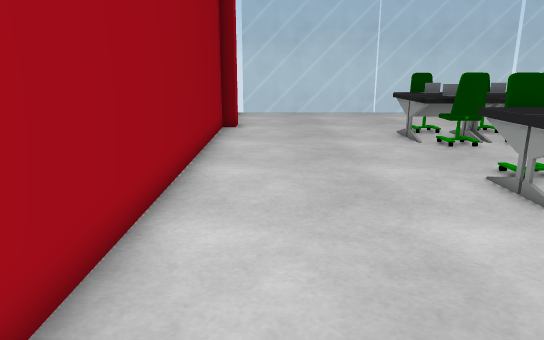
[1] (above)

23 first-person views from a walk through a scene from a Unity 3-D project. The camera is 1.2 m above the floor, tilts 14° down and sees 70° across. The floor is counted in squares, 0.5 m on a side. Each view is taken from the middle of a square. On the plan, view 1 faces up. The plan holds only what a view shows up to about 20 squares ahead; the rest is blank. The player character is not drawn. Some surface patterns are stand-ins.

[2]
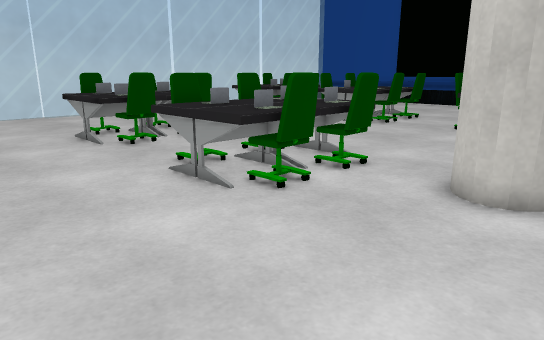

[3]
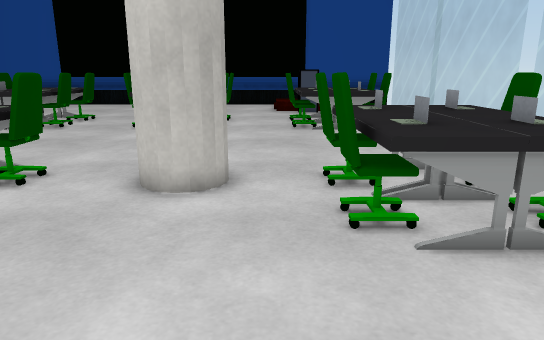

[4]
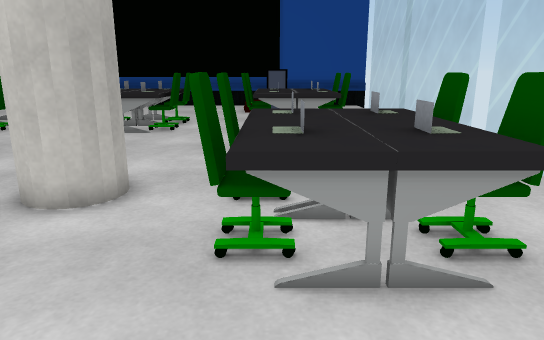

[5]
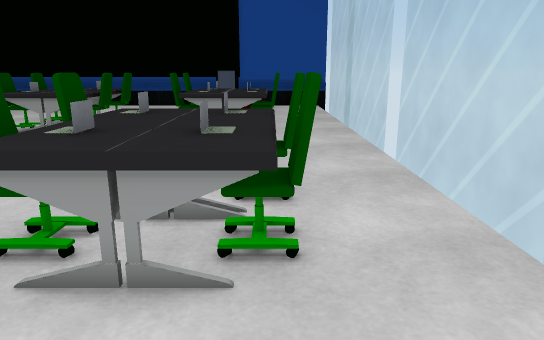

[6]
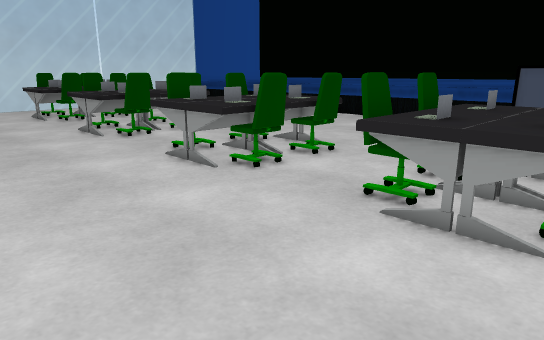

[7]
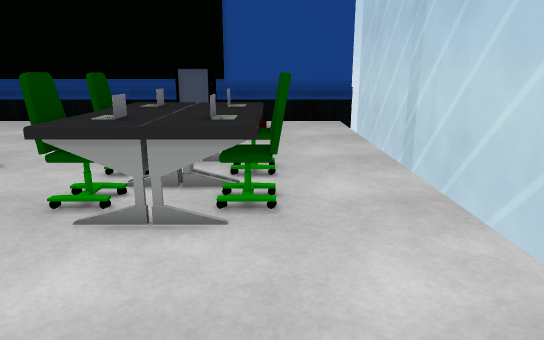

[8]
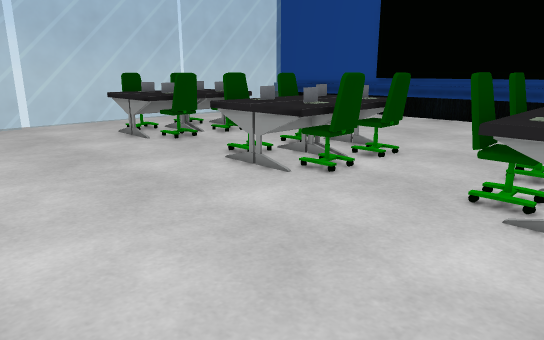

[9]
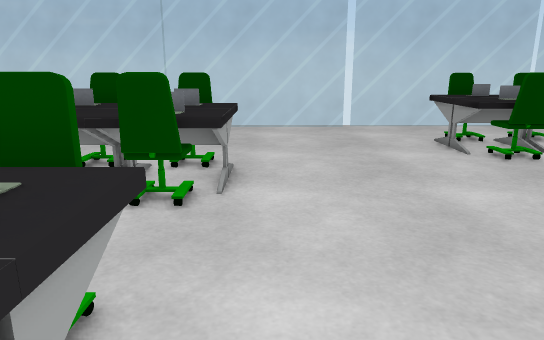

[10]
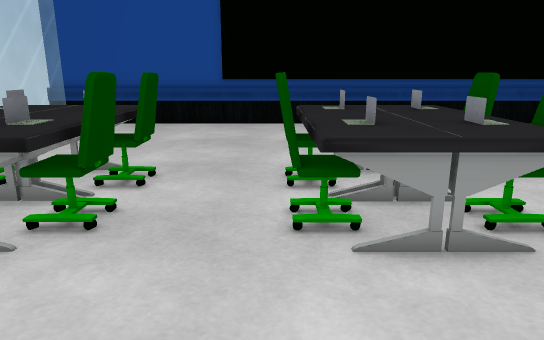

[11]
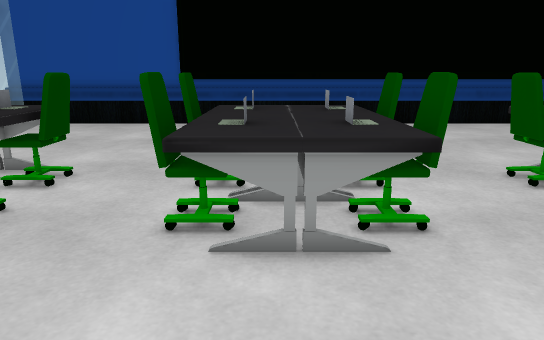

[12]
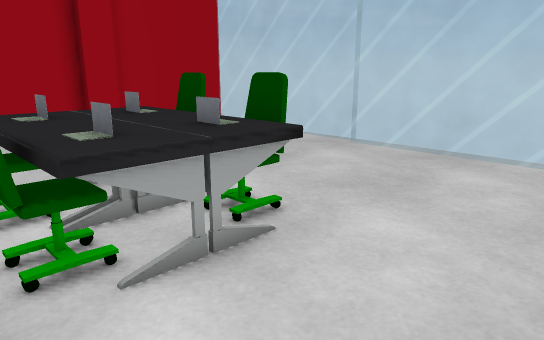

[13]
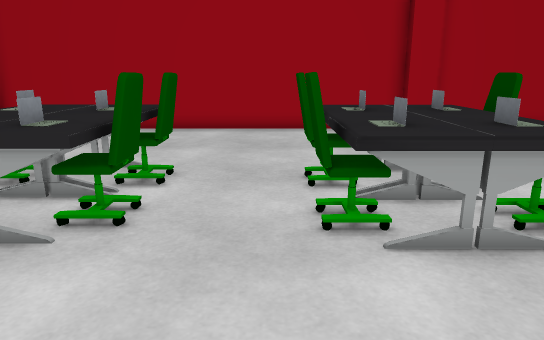

[14]
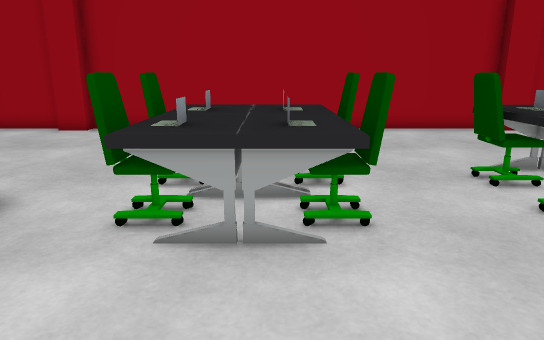

[15]
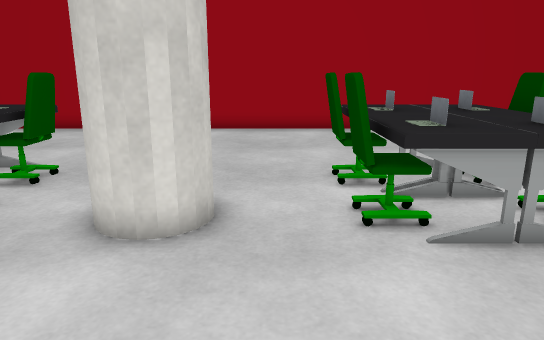

[16]
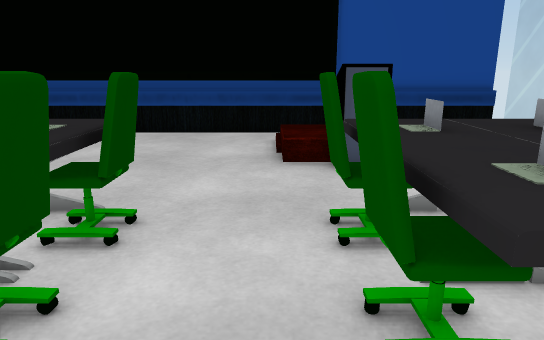

[17]
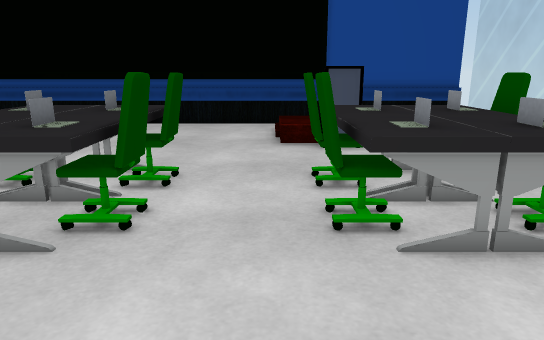

[18]
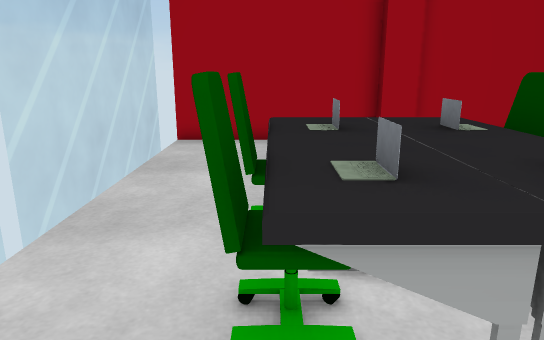

[19]
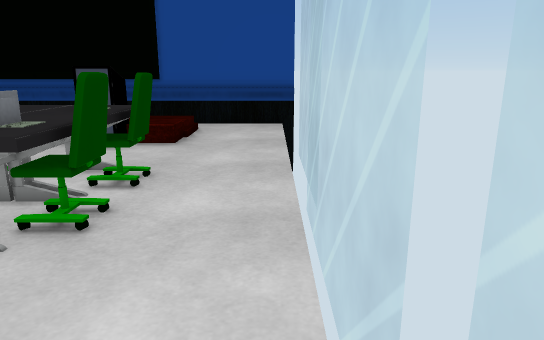

[20]
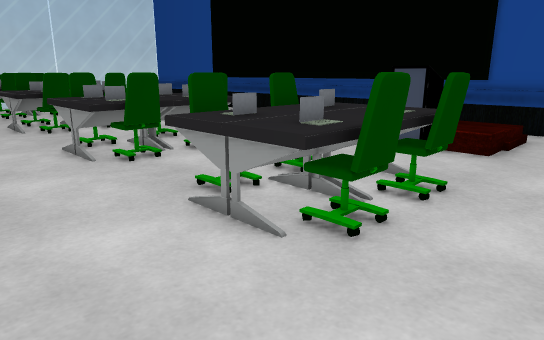

[21]
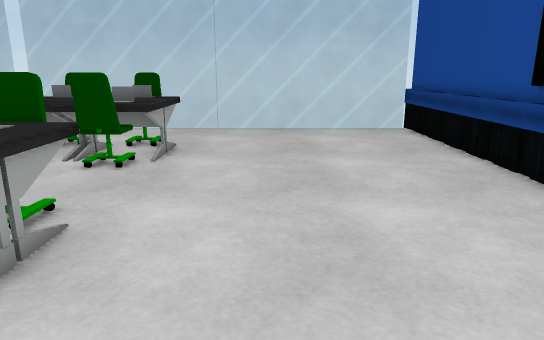

[22]
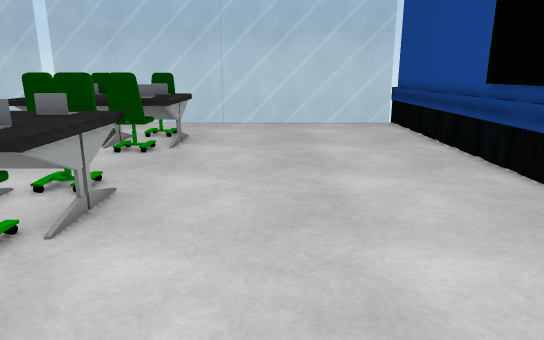

[23]
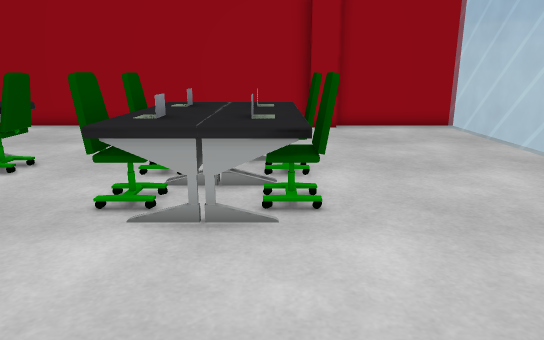

### Floor plan
Key: @ floor where view 1 was taken; # wall or solid block; x gap in a wall; . main floor; : floor 0.25 m higher than the main floor; / step, stairs or slope; = window, fence, low wall or low ledge; ^ raised ledge; O other object.
Columns run from 2 left of view 1 to 31 right of it. Each row starts with its distance up from view 1.
 25 #                                #
 24 #===============x===== ==========#
 23 #................................#
 22 #................................#
 21 #..................##x^^.........#
 20 #..................^O^ O^........#
 19 #..................^^^^^^........#
 18 #..................^O^^O^........#
 17 #......=####=......^^^^^.........#
 16 #......=OO=O=....................#
 15 #......=OOOOO....................#
 14 #......=OOOOO...... #.x#.........#
 13 #......=####=......^O^^O^........#
 12 #..................^O^^O^........#
 11 #..................^O^^O^........#
 10 #.........x#.......^^^^O^....... #
  9 #......^O^^O^.........##.......  #
  8 #......^O^^O^.................. .#
  7 #......^O^^O^.........##....  ...#
  6 #......^O^^O^......^#^^#^........#
  5 #.........x#.......^O^OO^........#
  4 #..................^O^^^^........#
  3 #.........##.......^O^OO^........#
  2 #.........##....... #.x#.........#
  1 #.........##.....................#
  0 #.@..........................///.#
 -1 #...... x.xx ......##^^x....:::/ #
 -2 #......^O^^O^......^O^OO^..^^::  #
 -3 #......^^^^^^ .....^^^^^^..^:::/ #
 -4 #......^O^^O^ .....^O^OO^...:::/ #
 -5 #......^^^^^^......^#^^x.....///.#
 -6 #................................#
 -7 #................................#
 -8 #................................#
 -9 #===============x================#

Positions as (right, up) in squares from view 1, and headings:
1: (0, 0), facing up
2: (0, 0), facing up-right
3: (0, 0), facing right
4: (1, -2), facing right
5: (1, -5), facing right
6: (11, -5), facing up-right
7: (11, -5), facing right
8: (10, 4), facing up-right
9: (11, 6), facing up
10: (12, 14), facing right
11: (12, 12), facing right
12: (14, 12), facing up-left
13: (15, 12), facing left
14: (15, 8), facing left
15: (15, 4), facing left
16: (15, 0), facing right
17: (12, 0), facing right
18: (12, -5), facing left
19: (12, -8), facing right
20: (13, -8), facing up-right
21: (25, 7), facing up
22: (25, 5), facing up
23: (16, 16), facing left
